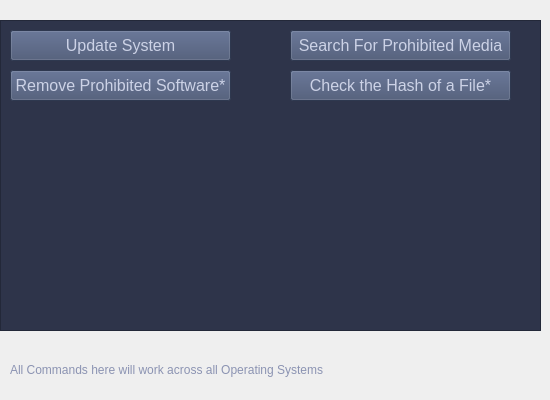
    <widget class="QWidget" name="Universal_Page">
     <widget class="QLabel" name="label_8">
      <property name="geometry">
       <rect>
        <x>10</x>
        <y>350</y>
        <width>511</width>
        <height>41</height>
       </rect>
      </property>
      <property name="styleSheet">
       <string notr="true">color: #8B93B2;</string>
      </property>
      <property name="text">
       <string>&lt;html&gt;&lt;head/&gt;&lt;body&gt;&lt;p&gt;All Commands here will work across all Operating Systems&lt;/p&gt;&lt;/body&gt;&lt;/html&gt;</string>
      </property>
      <property name="wordWrap">
       <bool>true</bool>
      </property>
     </widget>
     <widget class="QFrame" name="frame">
      <property name="geometry">
       <rect>
        <x>0</x>
        <y>20</y>
        <width>541</width>
        <height>311</height>
       </rect>
      </property>
      <property name="styleSheet">
       <string notr="true">background-color: #2E344A;</string>
      </property>
      <property name="frameShape">
       <enum>QFrame::StyledPanel</enum>
      </property>
      <property name="frameShadow">
       <enum>QFrame::Raised</enum>
      </property>
      <widget class="QPushButton" name="srchmedbuttonUNI">
       <property name="geometry">
        <rect>
         <x>290</x>
         <y>10</y>
         <width>221</width>
         <height>31</height>
        </rect>
       </property>
       <property name="font">
        <font>
         <pointsize>12</pointsize>
        </font>
       </property>
       <property name="toolTip">
        <string/>
       </property>
       <property name="styleSheet">
        <string notr="true">background-color: #414E6E;color: #CCD2E6;</string>
       </property>
       <property name="text">
        <string>Search For Prohibited Media</string>
       </property>
      </widget>
      <widget class="QPushButton" name="rmvprosoftbuttonUNI">
       <property name="geometry">
        <rect>
         <x>10</x>
         <y>50</y>
         <width>221</width>
         <height>31</height>
        </rect>
       </property>
       <property name="font">
        <font>
         <pointsize>12</pointsize>
        </font>
       </property>
       <property name="styleSheet">
        <string notr="true">background-color: #414E6E;color: #CCD2E6;</string>
       </property>
       <property name="text">
        <string>Remove Prohibited Software*</string>
       </property>
      </widget>
      <widget class="QPushButton" name="Updates_buttonUNI">
       <property name="enabled">
        <bool>true</bool>
       </property>
       <property name="geometry">
        <rect>
         <x>10</x>
         <y>10</y>
         <width>221</width>
         <height>31</height>
        </rect>
       </property>
       <property name="font">
        <font>
         <pointsize>12</pointsize>
        </font>
       </property>
       <property name="acceptDrops">
        <bool>false</bool>
       </property>
       <property name="toolTip">
        <string/>
       </property>
       <property name="styleSheet">
        <string notr="true">background-color: #414E6E;color: #CCD2E6;</string>
       </property>
       <property name="text">
        <string>Update System</string>
       </property>
       <property name="checkable">
        <bool>false</bool>
       </property>
       <property name="default">
        <bool>false</bool>
       </property>
      </widget>
      <widget class="QPushButton" name="chkhashfile_buttonUNI">
       <property name="geometry">
        <rect>
         <x>290</x>
         <y>50</y>
         <width>221</width>
         <height>31</height>
        </rect>
       </property>
       <property name="font">
        <font>
         <pointsize>12</pointsize>
        </font>
       </property>
       <property name="styleSheet">
        <string notr="true">background-color: #414E6E;color: #CCD2E6;</string>
       </property>
       <property name="text">
        <string>Check the Hash of a File*</string>
       </property>
      </widget>
     </widget>
    </widget>
